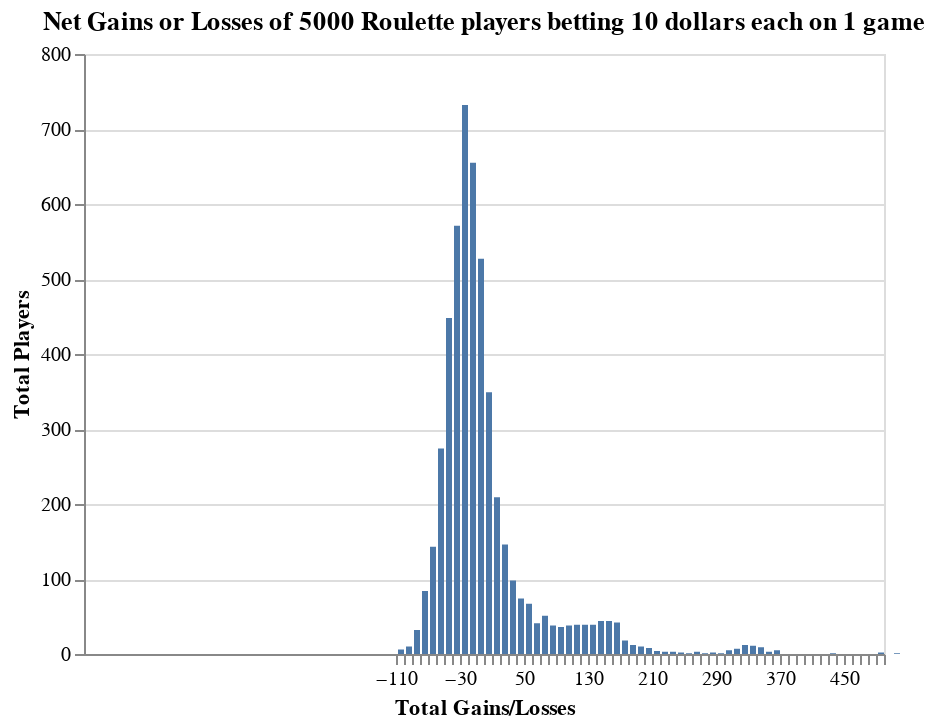

The notebook cell this image was saved under:
### Code cell
alt.Chart(simulation_2).mark_bar().encode(
    alt.X("0:Q",bin=Bin(step = 10, anchor=0), title = 'Total Gains/Losses', scale = alt.Scale(domain=(-500, 500))),
    alt.Y('count()', title = 'Total Players'),
).properties(title='Net Gains or Losses of 5000 Roulette players betting 10 dollars each on 1 game')

### Figure 1 — Vega-Lite specification as saved in the notebook (floating-point values rounded to 4 significant figures; data arrays with more than 128 entries replaced by an {"elided": "..."} marker saying what was removed)
{"config": {"view": {"continuousWidth": 400, "continuousHeight": 300}}, "data": {"name": "data-cc47c60153ef78faaa5c7542d7f6482a"}, "mark": "bar", "encoding": {"x": {"bin": {"anchor": 0, "step": 10}, "field": "0", "scale": {"domain": [-500, 500]}, "title": "Total Gains/Losses", "type": "quantitative"}, "y": {"aggregate": "count", "title": "Total Players", "type": "quantitative"}}, "title": "Net Gains or Losses of 5000 Roulette players betting 10 dollars each on 1 game", "$schema": "https://vega.github.io/schema/vega-lite/v4.17.0.json", "datasets": {"data-cc47c60153ef78faaa5c7542d7f6482a": {"elided": "5000 records"}}}
